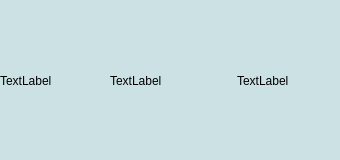
<?xml version="1.0" encoding="UTF-8"?>
<ui version="4.0">
 <class>Not</class>
 <widget class="QWidget" name="Not">
  <property name="geometry">
   <rect>
    <x>0</x>
    <y>0</y>
    <width>340</width>
    <height>160</height>
   </rect>
  </property>
  <property name="minimumSize">
   <size>
    <width>340</width>
    <height>160</height>
   </size>
  </property>
  <property name="maximumSize">
   <size>
    <width>400</width>
    <height>160</height>
   </size>
  </property>
  <property name="windowTitle">
   <string>Form</string>
  </property>
  <property name="styleSheet">
   <string notr="true">background-color: rgb(204, 225, 227);</string>
  </property>
  <widget class="QWidget" name="">
   <property name="geometry">
    <rect>
     <x>0</x>
     <y>0</y>
     <width>341</width>
     <height>161</height>
    </rect>
   </property>
   <layout class="QHBoxLayout" name="horizontalLayout">
    <item>
     <layout class="QVBoxLayout" name="verticalLayout_2">
      <item>
       <spacer name="horizontalSpacer">
        <property name="orientation">
         <enum>Qt::Horizontal</enum>
        </property>
        <property name="sizeHint" stdset="0">
         <size>
          <width>40</width>
          <height>20</height>
         </size>
        </property>
       </spacer>
      </item>
      <item>
       <widget class="QLabel" name="image">
        <property name="text">
         <string>TextLabel</string>
        </property>
       </widget>
      </item>
      <item>
       <spacer name="horizontalSpacer_2">
        <property name="orientation">
         <enum>Qt::Horizontal</enum>
        </property>
        <property name="sizeHint" stdset="0">
         <size>
          <width>40</width>
          <height>20</height>
         </size>
        </property>
       </spacer>
      </item>
     </layout>
    </item>
    <item>
     <widget class="QLabel" name="text">
      <property name="minimumSize">
       <size>
        <width>121</width>
        <height>141</height>
       </size>
      </property>
      <property name="text">
       <string>TextLabel</string>
      </property>
     </widget>
    </item>
    <item>
     <layout class="QVBoxLayout" name="verticalLayout">
      <item>
       <spacer name="horizontalSpacer_3">
        <property name="orientation">
         <enum>Qt::Horizontal</enum>
        </property>
        <property name="sizeHint" stdset="0">
         <size>
          <width>40</width>
          <height>20</height>
         </size>
        </property>
       </spacer>
      </item>
      <item>
       <widget class="QLabel" name="imageMatch">
        <property name="text">
         <string>TextLabel</string>
        </property>
       </widget>
      </item>
      <item>
       <spacer name="horizontalSpacer_4">
        <property name="orientation">
         <enum>Qt::Horizontal</enum>
        </property>
        <property name="sizeHint" stdset="0">
         <size>
          <width>40</width>
          <height>20</height>
         </size>
        </property>
       </spacer>
      </item>
     </layout>
    </item>
   </layout>
  </widget>
 </widget>
 <resources/>
 <connections/>
</ui>
